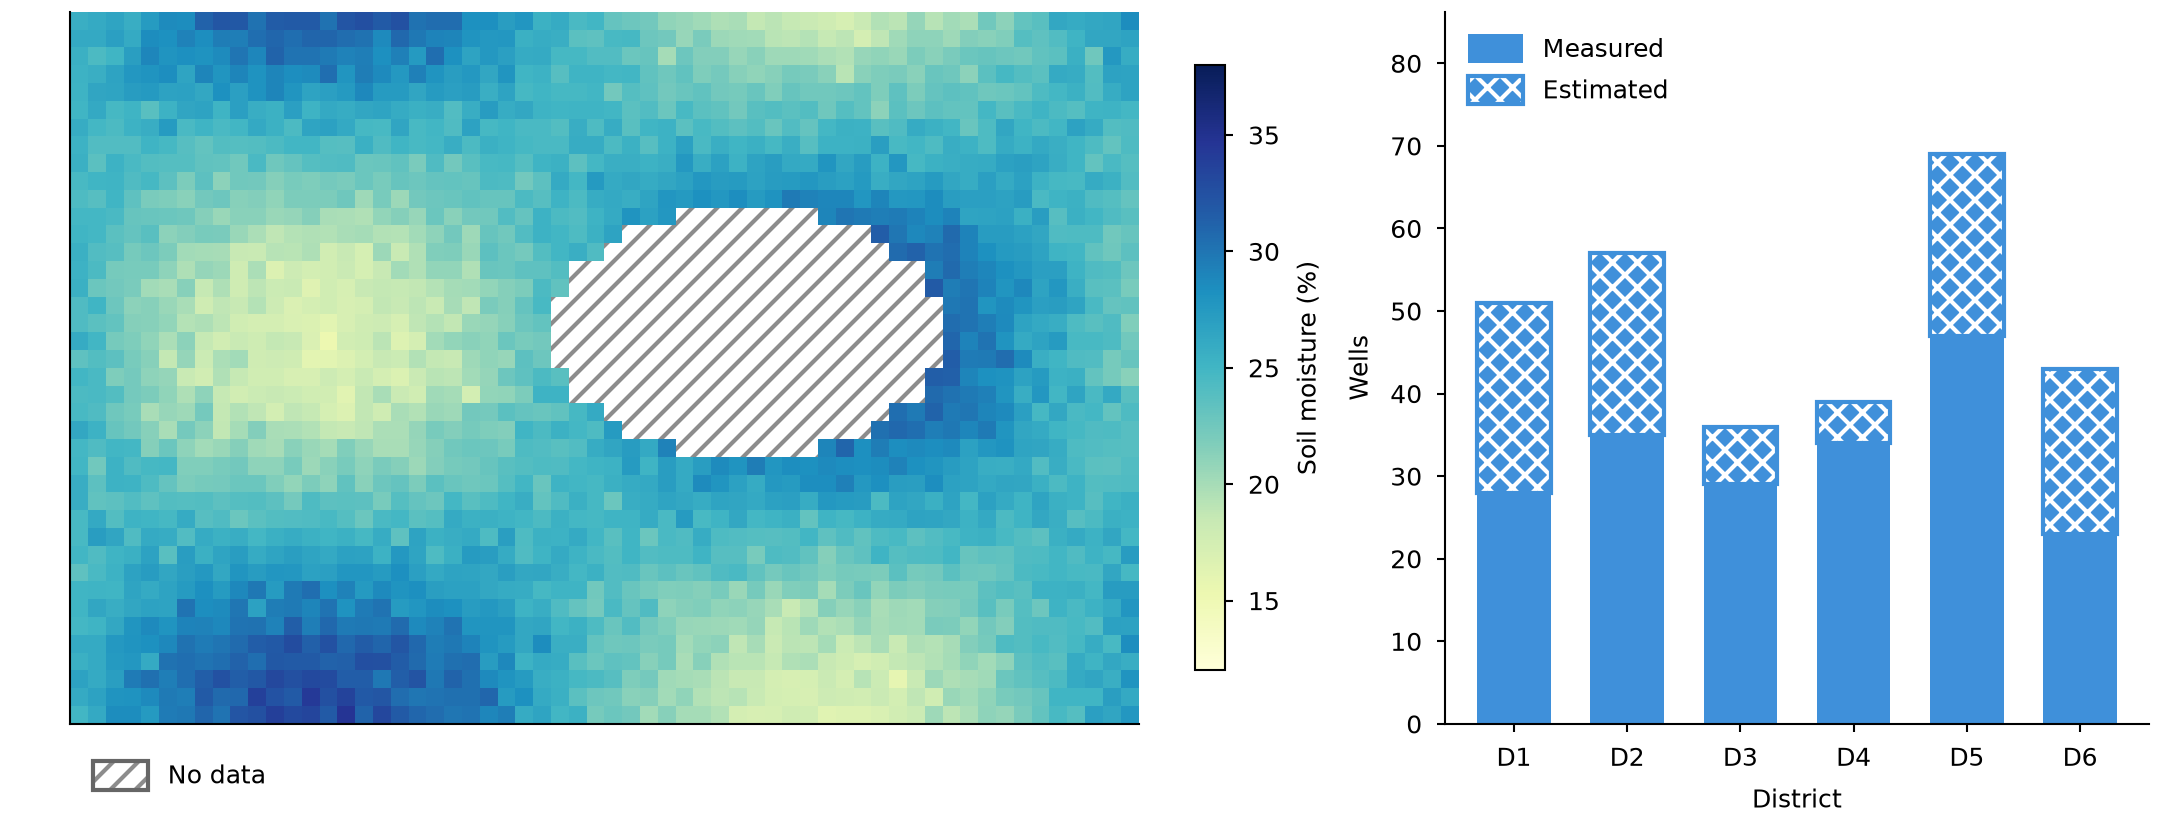

Here is the Python script that generated this plot:
"""Hatch the cells without data in a gridded field, and hatch bars of a separate class.

Synthetic data. Writes snippet.png next to this file.
"""

import os
from pathlib import Path

import matplotlib.pyplot as plt
import numpy as np
from matplotlib.patches import Patch

MM = 1 / 25.4
STYLE_DIR = Path(__file__).resolve().parent / "../../../styles"
NO_DATA_HATCH = "////"
HATCH_COLOR = "0.55"
CLASS_HATCH = "xxxx"
BAR_COLOR = "C0"
DISTRICTS = ("D1", "D2", "D3", "D4", "D5", "D6")


def synthetic_field(rng):
    x = np.linspace(0, 60, 61)
    y = np.linspace(0, 40, 41)
    xc, yc = np.meshgrid(x[:-1] + 0.5, y[:-1] + 0.5)
    moisture = 25 + 8 * np.sin(xc / 9) * np.cos(yc / 7) + rng.normal(0, 0.8, xc.shape)
    gap = ((xc - 38) ** 2 / 120 + (yc - 22) ** 2 / 50) < 1
    return x, y, np.ma.masked_where(gap, moisture)


def no_data_hatching(fig, ax, x, y, moisture):
    # Masked cells are not drawn, so the hatched patch behind the mesh shows
    # only where data are missing.
    ax.add_patch(plt.Rectangle((x[0], y[0]), x[-1] - x[0], y[-1] - y[0],
                               facecolor="white", hatch=NO_DATA_HATCH,
                               hatchcolor=HATCH_COLOR, edgecolor="none", zorder=0))
    mesh = ax.pcolormesh(x, y, moisture, cmap="YlGnBu", vmin=12, vmax=38, zorder=1)
    fig.colorbar(mesh, ax=ax, shrink=0.85, aspect=20, label="Soil moisture (%)")
    key = Patch(facecolor="white", hatch=NO_DATA_HATCH, hatchcolor=HATCH_COLOR,
                edgecolor="0.4", label="No data")
    ax.legend(handles=[key], loc="upper left", bbox_to_anchor=(0, -0.02),
              frameon=False, handleheight=1.4, handlelength=2.2)
    ax.set(aspect="equal", xticks=[], yticks=[])


def hatched_class(ax, rng):
    measured = rng.integers(20, 60, len(DISTRICTS))
    estimated = rng.integers(5, 25, len(DISTRICTS))
    position = np.arange(len(DISTRICTS))
    ax.bar(position, measured, width=0.65, color=BAR_COLOR, label="Measured")
    # The hatch takes the edge color unless hatchcolor is given.
    ax.bar(position, estimated, bottom=measured, width=0.65, color=BAR_COLOR,
           hatch=CLASS_HATCH, hatchcolor="white", edgecolor=BAR_COLOR,
           label="Estimated")
    ax.set_xticks(position, DISTRICTS)
    ax.set(xlabel="District", ylabel="Wells")
    ax.legend(loc="upper left", frameon=False, handleheight=1.4, handlelength=2.2)
    ax.set_ylim(0, 1.25 * (measured + estimated).max())


def main():
    rng = np.random.default_rng(4)
    default = STYLE_DIR / "default.mplstyle"
    sheets = [default] if default.is_file() else []
    if selected := os.environ.get("CEDALION_STYLE"):
        sheet = Path(selected).expanduser()
        sheets.append(sheet if sheet.is_file() else STYLE_DIR / (selected.removesuffix(".mplstyle") + ".mplstyle"))
    width_mm = float(os.environ.get("CEDALION_WIDTH_MM", 183))
    with plt.style.context(sheets):
        fig, axes = plt.subplots(1, 2, figsize=(width_mm * MM, 70 * MM),
                                 gridspec_kw={"width_ratios": [1.6, 1]},
                                 layout="constrained")
        no_data_hatching(fig, axes[0], *synthetic_field(rng))
        hatched_class(axes[1], rng)
        fig.savefig(os.environ.get("CEDALION_SNIPPET_PNG", Path(__file__).with_name("snippet.png")), dpi=300)
        plt.close(fig)


if __name__ == "__main__":
    main()
